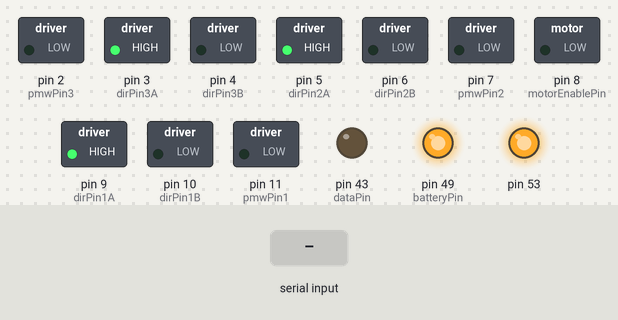
Bench run of a sketch on a simulated Arduino Mega 2560, built with avr-gcc and run on an emulated ATmega2560. Parts: switched loads named in the sketch (green lamp = pin HIGH), output pins drawn as LEDs (lit = HIGH). The test bench sets the inputs (shaded band). No radio packets arrive unless stated; pins used as bus, display or sensor lines are not drawn; what the sketch prints to the serial monitor is not drawn.

Above: at 1.2 s.
1.3 s: "0:" received over Serial
Timing chart, 0 to 4.3 s (numbered marks = the images above; inputs shaded):
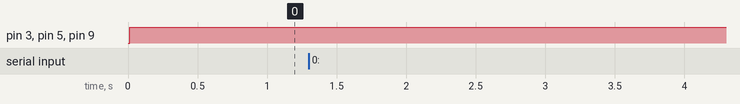

The sketch:

OmniwheelsV2.ino
```cpp
#include <PID_v1.h>
#include <Wire.h>
#include <SPI.h>
#include "RF24.h"
#include "RF24Network.h"


bool isRobot1 =true;


RF24 radio(44,45);
RF24Network network(radio);


struct RadioData{
  int type;
  float value1;
  float value2;
  float value3;
}radioData;


int batteryPin =49;
int onPin =51;
int dataPin =43;


int motorEnablePin =8;

int pmwPin1 =11;
int dirPin1B =10;
int dirPin1A =9;

int pmwPin2=7;
int dirPin2B=6;
int dirPin2A=5;

int pmwPin3=2;
int dirPin3B=4;
int dirPin3A=3;


volatile int motor1Count = 0;
int encoder1A =22;
int encoder1B =23;

volatile int motor2Count = 0;
int encoder2A =24;
int encoder2B =25;

volatile int motor3Count = 0;
int encoder3A =26;
int encoder3B =27;

double Kp=30.00, Ki=200.00, Kd=00.00;

double SetPointRotate;
double targetRotate;
double Setpoint1, Input1, Output1,SetpointMove1;
PID pid1(&Input1, &Output1, &Setpoint1, Kp, Ki, Kd, DIRECT);
double Setpoint2, Input2, Output2,SetpointMove2;
PID pid2(&Input2, &Output2, &Setpoint2, Kp, Ki, Kd, DIRECT);
double Setpoint3, Input3, Output3,SetpointMove3;
PID pid3(&Input3, &Output3, &Setpoint3, Kp, Ki, Kd, DIRECT);

double SetpointR, InputR, OutputR;
double KpR=0.01, KiR=0.00, KdR=00.00;
PID pidR(&InputR, &OutputR, &SetpointR, KpR, KiR, KdR, DIRECT);

unsigned long previousMicros;
int motorUpdateTime =0;
int batteryUpdateTime =0;
int count =0;


const uint16_t base_node = 00;        // Address of our node in Octal format
const uint16_t robot1 = 01;       // Address of the other node in Octal format
const uint16_t robot2 = 05;

void setup() {

  Serial.begin(115200);

  SPI.begin();
  radio.begin();
  if(isRobot1)
  {
      network.begin(/*channel*/ 90, /*node address*/robot1);

  }else
  {

      network.begin(/*channel*/ 90, /*node address*/ robot2);
  }


  pinMode(batteryPin, OUTPUT);
  pinMode(onPin, OUTPUT);
  pinMode(dataPin, OUTPUT);
  digitalWrite(onPin, HIGH);
  digitalWrite(batteryPin, HIGH);
  digitalWrite(dataPin, LOW);

  pinMode(encoder1A, INPUT);
  pinMode(encoder1B, INPUT);
  pinMode(encoder2A, INPUT);
  pinMode(encoder2B, INPUT);
  pinMode(encoder3A, INPUT);
  pinMode(encoder3B, INPUT);

  pinMode(dirPin1A, OUTPUT);
  pinMode(dirPin1B, OUTPUT);
  pinMode(pmwPin1, OUTPUT);
  pinMode(dirPin2A, OUTPUT);
  pinMode(dirPin2B, OUTPUT);
  pinMode(pmwPin2, OUTPUT);
  pinMode(dirPin3A, OUTPUT);
  pinMode(dirPin3B, OUTPUT);
  pinMode(pmwPin3, OUTPUT);

  digitalWrite(dirPin1A, 0);
  digitalWrite(dirPin2A, 0);
  digitalWrite(dirPin3A, 0);
  digitalWrite(dirPin1B, 0);
  digitalWrite(dirPin2B, 0);
  digitalWrite(dirPin3B, 0);
  analogWrite(pmwPin1,0);
  analogWrite(pmwPin2,0);
  analogWrite(pmwPin3,0);

  pinMode(motorEnablePin, OUTPUT);
  digitalWrite(motorEnablePin, HIGH);

  attachInterrupt(encoder1A, motor1interuptA, CHANGE);
  attachInterrupt(encoder1B, motor1interuptB, CHANGE);
  attachInterrupt(encoder2A, motor2interuptA, CHANGE);
  attachInterrupt(encoder2B, motor2interuptB, CHANGE);
  attachInterrupt(encoder3A, motor3interuptA, CHANGE);
  attachInterrupt(encoder3B, motor3interuptB, CHANGE);

  previousMicros =0;
  targetRotate = 0;


  pid1.SetMode(AUTOMATIC);
  pid1.SetOutputLimits(-255,255);
  Setpoint1 = 0;
  SetpointMove1 = 0;


  pid2.SetMode(AUTOMATIC);
  pid2.SetOutputLimits(-255,255);
  Setpoint2 = 0;
  SetpointMove2 = 0;


  pid3.SetMode(AUTOMATIC);
  pid3.SetOutputLimits(-255,255);
  Setpoint3 = 0;
  SetpointMove3 = 0;

  pidR.SetMode(AUTOMATIC);
  pidR.SetOutputLimits(-1.5,1.5);

  analogWrite(pmwPin1, 0);
  analogWrite(pmwPin2, 0);
  analogWrite(pmwPin3, 0);
  Serial.println("READY");
  //radio.printDetails();

}

void loop() {

  unsigned long currentMicros = micros();
  float timeElapsed = currentMicros- previousMicros;
  previousMicros = currentMicros;

  motorUpdateTime+= timeElapsed;
  batteryUpdateTime+= timeElapsed;

  if(motorUpdateTime>10000)
  {

      unsigned long error =123;


      count++;
      float secEllpased = motorUpdateTime/1000000.f;
      float speedFactor = (secEllpased*  64.f*43.7f);
      motorUpdateTime -=10000;


       OutputR =0;


      //
      // update motor1
      //

      Setpoint1 = SetpointMove1+OutputR ;

      Input1  = (float)motor1Count/   speedFactor ;
      motor1Count =0;

      pid1.Compute();
      int currentPwm1 = Output1;

      if(currentPwm1<0)
      {
           digitalWrite(dirPin1A, 0);
           digitalWrite(dirPin1B, 1);
           analogWrite(pmwPin1,-currentPwm1 );
      }else
      {
          digitalWrite(dirPin1A, 1);
          digitalWrite(dirPin1B, 0);
          analogWrite(pmwPin1,currentPwm1 );
      }

      //
      // update motor2
      //

      Setpoint2 = SetpointMove2+OutputR ;

      Input2  = (float)motor2Count/   speedFactor ;
      motor2Count =0;

      pid2.Compute();
      int currentPwm2 = Output2;

      if(currentPwm2<0)
      {
           digitalWrite(dirPin2A, 0);
           digitalWrite(dirPin2B, 1);
           analogWrite(pmwPin2,-currentPwm2 );
      }else
      {
          digitalWrite(dirPin2A, 1);
          digitalWrite(dirPin2B, 0);
          analogWrite(pmwPin2,currentPwm2 );
      }


      //
      // update motor3
      //
      Setpoint3 = SetpointMove3+OutputR ;

      Input3  = (float)motor3Count/   speedFactor ;
      motor3Count =0;

      pid3.Compute();
      int currentPwm3 = Output3;

      if(currentPwm3<0)
      {
           digitalWrite(dirPin3A, 0);
           digitalWrite(dirPin3B, 1);
           analogWrite(pmwPin3,-currentPwm3 );

      }else
      {
           digitalWrite(dirPin3A, 1);
           digitalWrite(dirPin3B, 0);
          analogWrite(pmwPin3,currentPwm3 );

      }


      if(currentPwm3==0 && currentPwm2==0 && currentPwm1==0 )
      {

        digitalWrite(motorEnablePin, 0);
      }else
      {

         digitalWrite(motorEnablePin, 1);
      }

   }
   else if ( batteryUpdateTime>10000000)
   {
      batteryUpdateTime =0;
      float voltage = analogRead(A0)/28.2;


      if(voltage<10.5)
      {
        digitalWrite(batteryPin, HIGH);
      }else
      {
        digitalWrite(batteryPin, LOW);

       }

   }

    digitalWrite(dataPin,LOW );
    handleSerialInput();


}

void handleSerialInput()
{
    network.update();
    while ( network.available() )
    {     // Is there anything ready for us?

      RF24NetworkHeader header;        // If so, grab it and print it out

      network.read(header,&radioData, sizeof(radioData));


       digitalWrite(dataPin, HIGH );


      if(radioData.type==0)
      {

          SetpointMove1 =radioData.value1;
          SetpointMove2 =radioData.value2;
          SetpointMove3 =radioData.value3;
       }
       else if(radioData.type==1)
       {
          targetRotate =radioData.value1;
       }
        else if(radioData.type==2)
       {
          Kp =radioData.value1;
          Ki =radioData.value2;
          Kd =radioData.value3;
          pid1.SetTunings(Kp, Ki, Kd);
          pid2.SetTunings(Kp, Ki, Kd);
          pid3.SetTunings(Kp, Ki, Kd);
       }
        else if(radioData.type==3)
       {
          KpR =radioData.value1;
          KiR =radioData.value2;
          KdR =radioData.value3;
          pidR.SetTunings(KpR, KiR, KdR);
       }
        radio.stopListening();                               // First, stop listening so we can talk
      //int error =0;
      //radio.write( &error, sizeof(int) );              // Send the final one back.
        radio.startListening();
    }
   if (Serial.available() > 0) {


       String commandS = Serial.readStringUntil(':');
      String val1S = Serial.readStringUntil(':');
      String val2S = Serial.readStringUntil(':');
      String val3S = Serial.readStringUntil('\n');

      radioData.type =commandS.toInt();
      radioData.value1 =val1S.toFloat();
      radioData.value2 =val2S.toFloat();
      radioData.value3 =val3S.toFloat();

      if(radioData.type==0)
      {
          SetpointMove1 =radioData.value1;
          SetpointMove2 =radioData.value2;
          SetpointMove3 =radioData.value3;
         Serial.println( "setMotor");
       }
       else if(radioData.type==1)
       {
          targetRotate =radioData.value1;
       }
        else if(radioData.type==2)
       {
          Kp =radioData.value1;
          Ki =radioData.value2;
          Kd =radioData.value3;
          pid1.SetTunings(Kp, Ki, Kd);
          pid2.SetTunings(Kp, Ki, Kd);
          pid3.SetTunings(Kp, Ki, Kd);
       }
        else if(radioData.type==3)
       {
          KpR =radioData.value1;
          KiR =radioData.value2;
          KdR =radioData.value3;
          pidR.SetTunings(KpR, KiR, KdR);
       }

    }

 }


////
////interupts
////
void motor1interuptA()
{
    if (digitalRead(encoder1A) != digitalRead(encoder1B))
    {
      motor1Count--;
    }
    else
    {
      motor1Count++;
    }
 }
 void motor1interuptB()
{
    if (digitalRead(encoder1A) != digitalRead(encoder1B))
    {
      motor1Count++;
    }
    else
    {
       motor1Count--;
    }
 }

 void motor2interuptA()
{
    if (digitalRead(encoder2A) != digitalRead(encoder2B))
    {
      motor2Count--;
    }
    else
    {
      motor2Count++;
    }
 }
 void motor2interuptB()
{
    if (digitalRead(encoder2A) != digitalRead(encoder2B))
    {
      motor2Count++;
    }
    else
    {
       motor2Count--;
    }
 }
void motor3interuptA()
{
    if (digitalRead(encoder3A) != digitalRead(encoder3B))
    {
      motor3Count--;
    }
    else
    {
      motor3Count++;
    }
 }
 void motor3interuptB()
{
    if (digitalRead(encoder3A) != digitalRead(encoder3B))
    {
      motor3Count++;
    }
    else
    {
       motor3Count--;
    }
 }
```

Measured:
- after the input at 1.3 s, every drawn part: stays the same
